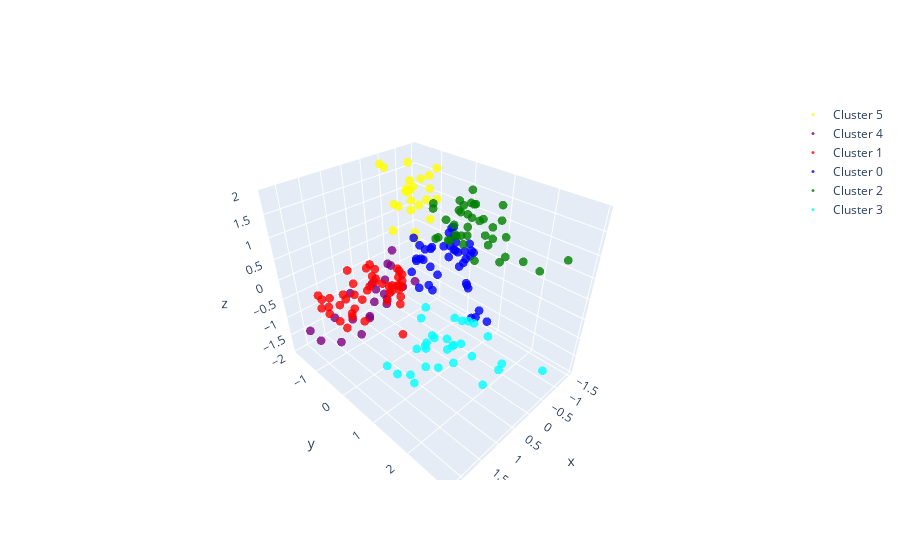

Here is the notebook cell this chart was saved with:
### Code cell
# Mostramos los grupos en un gráfico 3D
import plotly.graph_objects as go

# Columna auxiliar
df['Cluster_kmeans'] = kmeans.fit_predict(df[['Age', 'Annual Income', 'Spending Score']])

# Define los colores para cada cluster
colores = ['blue', 'red', 'green', 'cyan', 'purple', 'yellow']

fig = go.Figure()

# Scatter plot para cada cluster
for i in df['Cluster_kmeans'].unique():
  df_cluster = df[df['Cluster_kmeans'] == i]
  fig.add_trace(go.Scatter3d(
    x = df_cluster['Age'], 
    y = df_cluster['Annual Income'], 
    z = df_cluster['Spending Score'], 
    mode = 'markers',
    marker = dict(
      size = 3,
      color = colores[i],
      opacity = 0.8
    ),
    name = 'Cluster ' + str(i)
  ))

fig.show()
